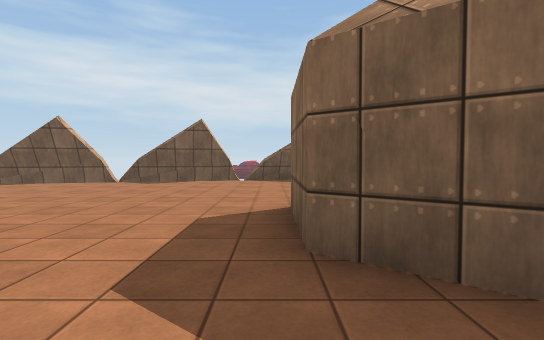
View 1 (above)

13 first-person views from a walk through a Unity game level. The camera is 1.2 m above the floor, tilts 2° down and sees 85° across. The floor is counted in squares, 2 m on a side. Each view is taken from the middle of a square. On the plan, view 1 faces up. The plan holds only what a view shows up to about 9 squares ahead; the rest is blank. The place goes on beyond the plan. Some surface patterns are stand-ins.

View 2
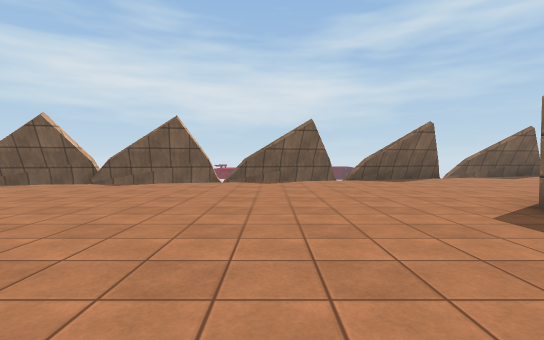

View 3
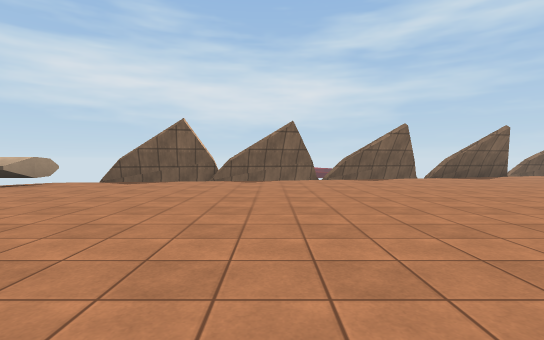

View 4
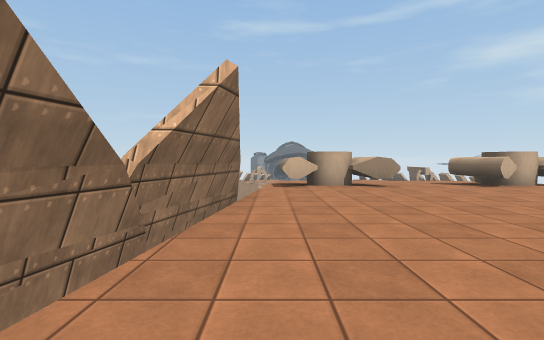

View 5
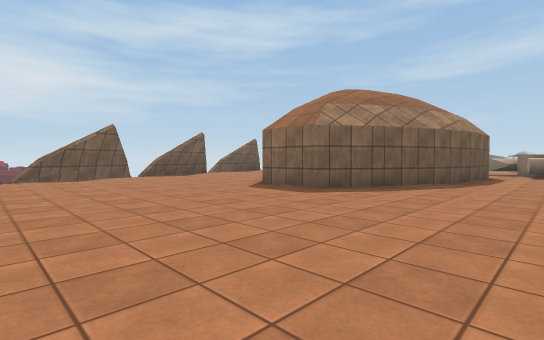

View 6
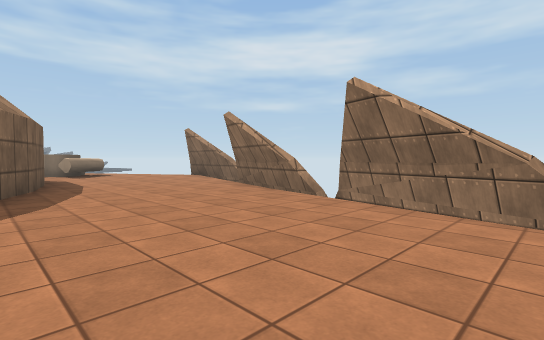

View 7
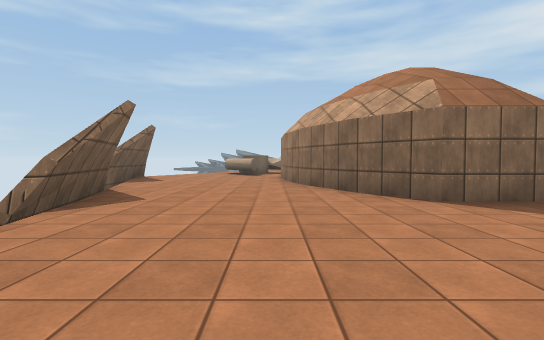

View 8
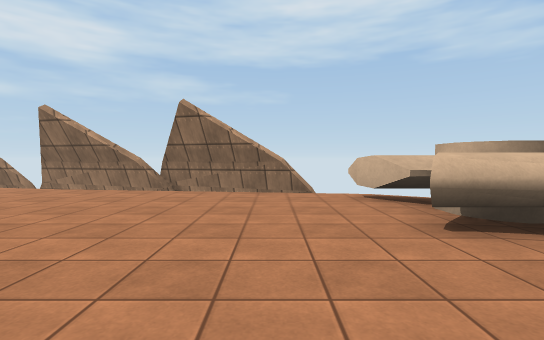

View 9
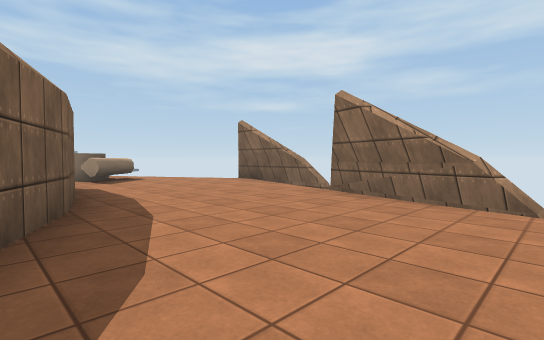

View 10
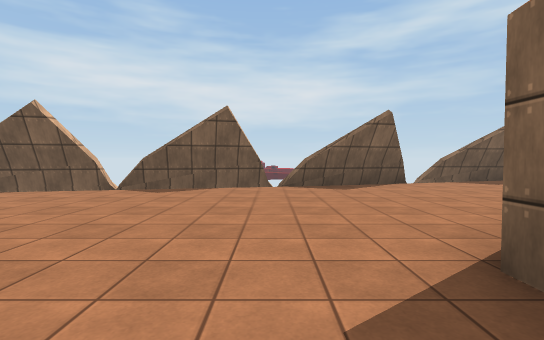

View 11
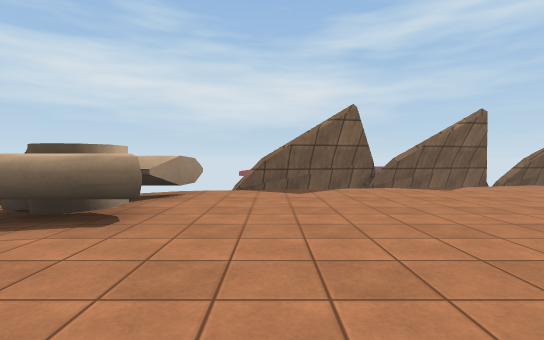

View 12
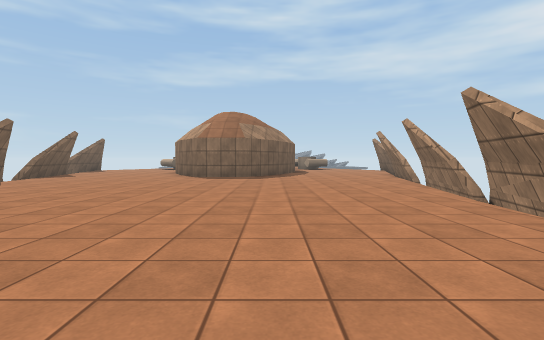

View 13
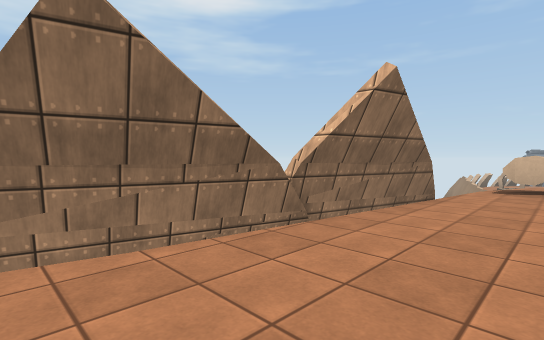

### Floor plan
Points are (right, up) in squares from view 1. A wall is a line through its corners. A room is listed if a view was taken in it or the views show most of it. See-through windows are left out.
Room 1 (views 1, 2, 3, 4, 5, 6, 7, 8, 9, 10, 11, 12, 13)
walls: (-3.2, -2.4) (2.6, -4); (-4.3, -2.8) (-1.1, -3.7); (-4, -3.1) (-3.7, -2.6) (-1.1, -3.3); (-7.5, -1.9) (-4.5, -2.7); (1.6, 0.9) (0.2, 1.9) (0.2, 3.6) (1.5, 4.5) (3.2, 5.3); (-3.7, 8.1) (-4, 8.5); (-4.8, 8.2) (-7.5, 7.5); (-4.5, 8.5) (-10.5, 6.9); (-7.8, 7.4) (-9.8, 6.9); (-0.1, -3.4) (0.3, -3.1); (-9.8, -1.3) (-7.8, -1.9); (-10.3, -1.4) (-4.5, -3); (-1.2, 8.8) (-4, 8.1); (3.2, 0.2) (1.5, 1); (-1.1, 9.2) (-4.1, 8.4); (2.2, 9.2) (0.2, 8.7) (-0.1, 8.9); (2.3, 9.5) (-0.3, 8.8) (-0.5, 9); (2.4, 9.8) (-0.7, 9); (3.5, -5) (4.5, -5)
low walls: (-0.7, -3.4) (2.2, -4.2); (-4.1, 8.4) (-4.3, 8.6); (-7.5, 7.9) (-9.3, 7.4); (-10.5, -1.6) (-7.7, -2.3) (-7.5, -1.9); (-0.5, 8.7) (-0.7, 9); (-9.5, 7.4) (-10.2, 7.2)
ways out: opening at (2.7, 7); opening at (3, -2.5); gap at (-4, -3); gap at (-4, 8); gap at (-1, 9)
objects: other object (-12, 0) to (-12, 1); other object (-12, 4) to (-12, 6)

Positions as (right, up) in squares from view 1, and headings:
1: (0, 0), facing up
2: (-3, 0), facing up
3: (-6, -1), facing up
4: (-5, -1), facing left
5: (-5, -2), facing up-right
6: (-4, 1), facing down-right
7: (-4, 6), facing right
8: (-10, 4), facing down
9: (-1, 1), facing down-right
10: (-1, 2), facing up
11: (-10, 1), facing up
12: (-10, 1), facing right
13: (-5, 0), facing down-left
